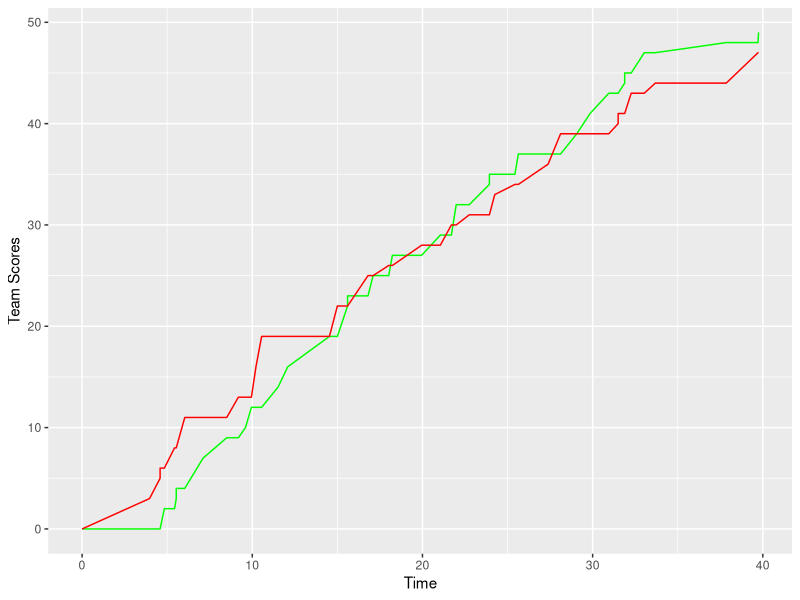

Write the R code that produced this figure.
#Exercise10 Max Zupfer
#Problem1- Score Graph
#Set Working Directory
setwd("/Users/maxwellzupfer/Desktop/Exercise10")
#Load ggplot and cowplot
library(cowplot)
library(ggplot2)
#Load Data into R
BasketballData=read.table("UWvMSU_1-22-13.txt", header=TRUE)
#Set the Initial Team Scores to 0
UW_Score=0
MSU_Score=0
#For Loop to fill out team scores as the game goes
#Index variable will be i, need to look at all the rows in BasketballData)
for (i in 1:nrow(BasketballData)){
  #Changing score for UW if $team is UW
  if (BasketballData$team[i]=="UW"){
    BasketballData$UW_Score[i]=BasketballData$score[i]+UW_Score
    #Adding the Score to the running UW Total
    UW_Score=BasketballData$UW_Score[i]
    #Keeping the MSU Score the same if UW scores
    BasketballData$MSU_Score[i]=MSU_Score
  }
  #Changing score for MSU if $team is MSU
 if(BasketballData$team[i]=="MSU"){
    BasketballData$MSU_Score[i]=BasketballData$score[i]+MSU_Score
    #Adding the Score to the running MSU Total
    MSU_Score=BasketballData$MSU_Score[i]
    #Keeping the UW Score the Same if MSU Scores
    BasketballData$UW_Score[i]=UW_Score
  }
}
#Adding Data
BasketballData1=rbind(data.frame(time=0, team=NA, score=0, UW_Score=0, MSU_Score=0), BasketballData)
#Making the Plot of the Scores
#The Green line is for MSU
#The Red Line is for UW
ggplot()+geom_line(data=BasketballData1, aes(x=time, y=MSU_Score), color="green")+geom_line(data=BasketballData1, aes(x=time, y=UW_Score), color="red")+xlab("Time")+ylab("Team Scores")



#Problem2- Guessing Number Game
#Set Working Directory
setwd("/Users/maxwellzupfer/Desktop/Exercise10")
#Pick a Random Number using Sample function
RandomNumber=sample(x=c(1:100), size=1)
#Loop with If statements
for (i in 1:11){
  answer=readline("Guess my number 1-100...");
  if (answer==RandomNumber){
    print("You Are Correct, You Win!")
    break
  }
  if (answer<RandomNumber){
    print("My Number is Higher")
  }
  if (answer>RandomNumber){
    print("My Number is Lower")
  }
  if (i==11){
    print("You Are Out of Guesses, You Lose")
    break
  }
}




